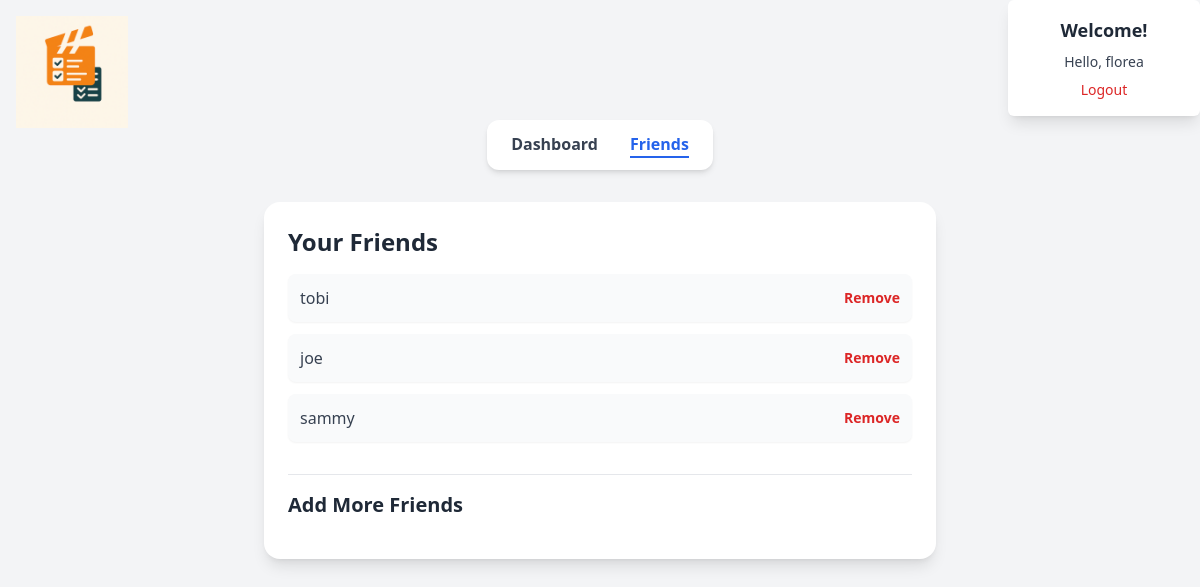
The page /friends/ (signed in) on the database its author committed.
### movies/models.py (models this page shows, shortened)
class CustomUser(AbstractBaseUser, PermissionsMixin):
    email = models.EmailField(unique=True)
    name = models.CharField(max_length=255)
    is_active = models.BooleanField(default=True)
    is_staff = models.BooleanField(default=False)
    friends = models.ManyToManyField('self', blank=True, symmetrical=False, related_name='friend_set')
    objects = CustomUserManager()
    USERNAME_FIELD = 'email'
    REQUIRED_FIELDS = ['name']

### movies/views.py (the view)
# urls.py: path('friends/', views.friend_list, name='friend_list'),
@login_required
def friend_list(request):
    user = request.user
    friends = user.friends.all()  # users the current user follows
    friends_ids = friends.values_list('id', flat=True)
    all_users = CustomUser.objects.exclude(id=user.id).exclude(id__in=friends_ids)
    return render(request, 'movies/friends.html', {
        'friends': friends,
        'all_users': all_users,
    })

### movies/templates/movies/friends.html (shortened to what this page needs)
<!DOCTYPE html>
<html lang="en">
<head>
    {% load widget_tweaks %}
    {% load static %}
    <script src="https://cdn.tailwindcss.com"></script>
</head>
<body class="bg-gray-100 text-gray-800 p-4 sm:p-6">
    <div class="mb-4 sm:mb-0 sm:fixed sm:top-0 sm:left-0 sm:m-4 sm:z-50">
        <img src="{% static 'images/logo.png' %}" alt="Logo" class="h-18 w-28 mx-auto sm:mx-0">
    </div>
    <div class="mx-auto mb-6 sm:mb-0 sm:fixed sm:top-0 sm:right-0 bg-white shadow-lg rounded-md p-4 text-center text-sm w-48 z-50">
        <h2 class="text-lg font-semibold text-gray-800 mb-2">Welcome!</h2>
        {% if user.is_authenticated %}
            <p class="text-gray-700 mb-2">
                Hello, <span class="font-medium">{{ user.name }}</span>
            </p>
            <a href="{% url 'logout' %}" class="text-red-600 hover:underline hover:text-red-800">Logout</a>
        {% else %}
            <a href="{% url 'login' %}" class="text-blue-600 hover:underline hover:text-blue-800">Login</a>
        {% endif %}
    </div>
    <div class="flex justify-center mt-4 sm:mt-24">
        {% url 'movie_list' as movie_list_url %}
        {% url 'friend_list' as friend_list_url %}
        <nav class="bg-white rounded-xl shadow-md px-6 py-3 inline-flex space-x-8">
            <a href="{{ movie_list_url }}"
               class="{% if request.path == movie_list_url %}text-blue-600 border-b-2 border-blue-600{% else %}text-gray-700{% endif %} font-semibold hover:text-blue-600 transition">
                Dashboard
            </a>
            <a href="{{ friend_list_url }}"
               class="{% if request.path == friend_list_url %}text-blue-600 border-b-2 border-blue-600{% else %}text-gray-700{% endif %} font-semibold hover:text-blue-600 transition">
                Friends
            </a>
        </nav>
    </div>
    <div class="max-w-2xl my-8 mx-auto p-6 bg-white shadow-lg rounded-2xl">
        <h2 class="text-2xl font-bold text-gray-800 mb-4">Your Friends</h2>
        <ul class="space-y-3">
            {% for friend in friends %}
                <li class="flex items-center justify-between bg-gray-50 p-3 rounded-lg shadow-sm hover:bg-gray-100 transition">
                    <span class="text-gray-700 font-medium">{{ friend.name }}</span>
                    <a href="{% url 'remove_friend' friend.id %}"
                       class="text-sm text-red-600 hover:text-red-800 font-semibold transition">
                        Remove
                    </a>
                </li>
            {% empty %}
                <li class="text-gray-500 italic">You have no friends yet.</li>
            {% endfor %}
        </ul>
        <h3 class="text-xl font-bold text-gray-800 mt-8 mb-4 border-t pt-4">Add More Friends</h3>
    </div>
</body>
</html>

### rows shown on the page
CustomUser: name "florea"
CustomUser: name "tobi"
CustomUser: name "joe"
CustomUser: name "sammy"
